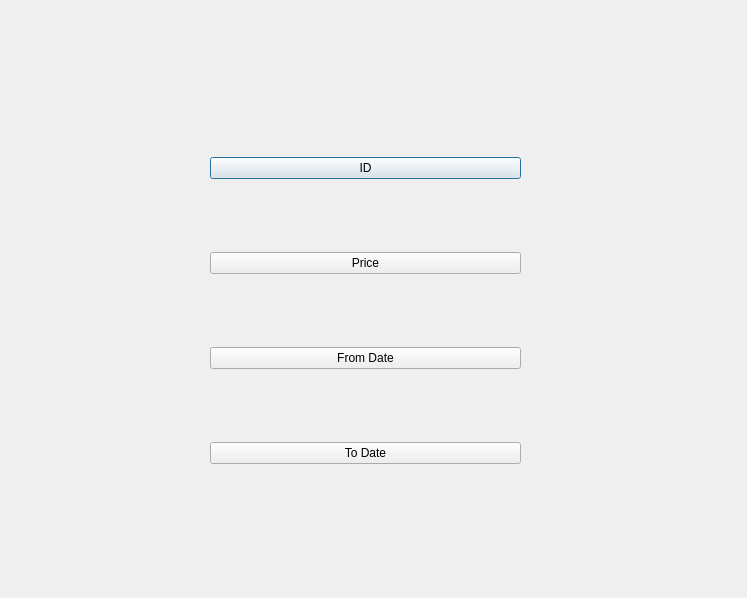
<?xml version="1.0" encoding="UTF-8"?>
<ui version="4.0">
 <class>SaveJson</class>
 <widget class="QDialog" name="SaveJson">
  <property name="geometry">
   <rect>
    <x>0</x>
    <y>0</y>
    <width>747</width>
    <height>598</height>
   </rect>
  </property>
  <property name="windowTitle">
   <string>Dialog</string>
  </property>
  <widget class="QWidget" name="layoutWidget">
   <property name="geometry">
    <rect>
     <x>210</x>
     <y>90</y>
     <width>311</width>
     <height>441</height>
    </rect>
   </property>
   <layout class="QVBoxLayout" name="verticalLayout">
    <item>
     <widget class="QPushButton" name="pushButton">
      <property name="text">
       <string>ID</string>
      </property>
     </widget>
    </item>
    <item>
     <widget class="QPushButton" name="pricePara">
      <property name="text">
       <string>Price</string>
      </property>
     </widget>
    </item>
    <item>
     <widget class="QPushButton" name="fromPara">
      <property name="text">
       <string>From Date</string>
      </property>
     </widget>
    </item>
    <item>
     <widget class="QPushButton" name="toPara">
      <property name="text">
       <string>To Date</string>
      </property>
     </widget>
    </item>
   </layout>
  </widget>
 </widget>
 <resources/>
 <connections/>
</ui>
